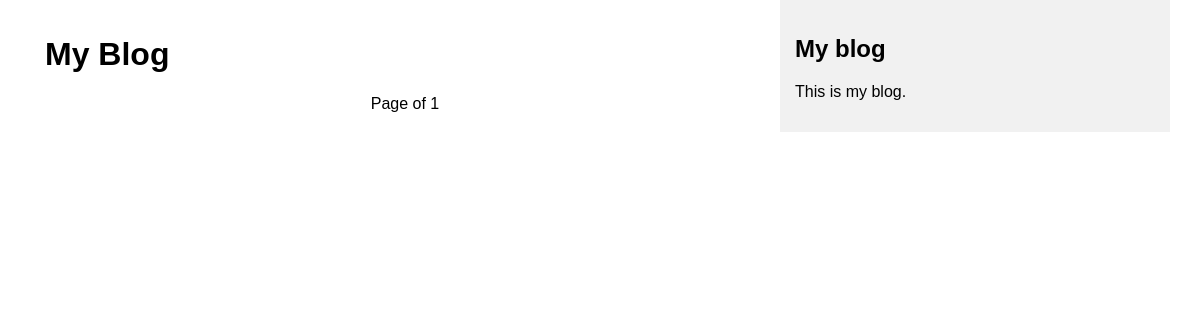
The page /blog/ on the database as committed earlier.
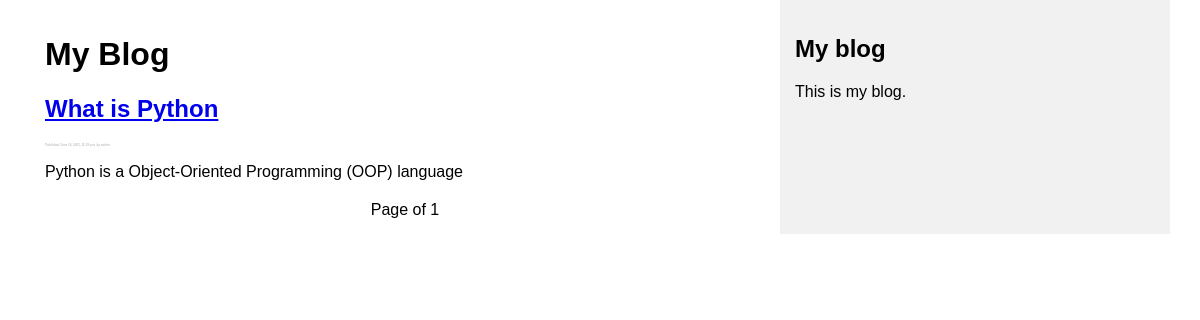
The same page on the database as committed later.
### blog/models.py (models this page shows, shortened)
class Post(models.Model):
    class Status(models.TextChoices):
        DRAFT = 'DF', 'Draft'
        PUBLISHED = 'PB', 'Published'
    author = models.ForeignKey(User, on_delete=models.CASCADE, related_name='blog_post_author')
    title = models.CharField(max_length=250)
    slug = models.SlugField(max_length=250, unique_for_date='publish')
    body = models.TextField(max_length=10000)
    publish = models.DateTimeField(default=timezone.now)
    created = models.DateTimeField(auto_now_add=True)
    updated = models.DateTimeField(auto_now=True)
    status = models.CharField(max_length=2, choices=Status.choices, default=Status.DRAFT)
    objects = models.Manager()
    published = PublishedManager()
    def get_absolute_url(self):
        return reverse("blog:post_detail", args=[self.publish.year,
                                                 self.publish.month,
                                                 self.publish.day,
                                                 self.slug])
    class Meta:
        ordering = ['-publish']
        indexes = [
            models.Index(fields=['-publish'])
        ]

### blog/views.py (the view)
# urls.py: path('', views.PostListView.as_view(), name='post_list'),
class PostListView(generic.ListView):
    queryset = Post.published.all()
    context_object_name = 'posts'
    paginate_by = 3
    template_name = 'blog/post_list.html'

### templates/blog/post_list.html (shortened to what this page needs)
{% extends 'blog/base.html' %}
{% block content %}
    <h1>My Blog</h1>
    {% for post in posts %}
        <h2>
            <a href="{{ post.get_absolute_url }}">{{ post.title }}</a>
        </h2>
        <p class='date'>
        </p>
        {{ post.body|truncatewords:30|linebreaks}}
    {% endfor %}
    {% include "pagination.html" with page=page_obj %}
{% endblock content %}

Rows that differ between the two databases and show on the page:
now on this page (row edited): Post: title "What is Python", body "Python is a Object-Oriented Programming (OOP) language"
